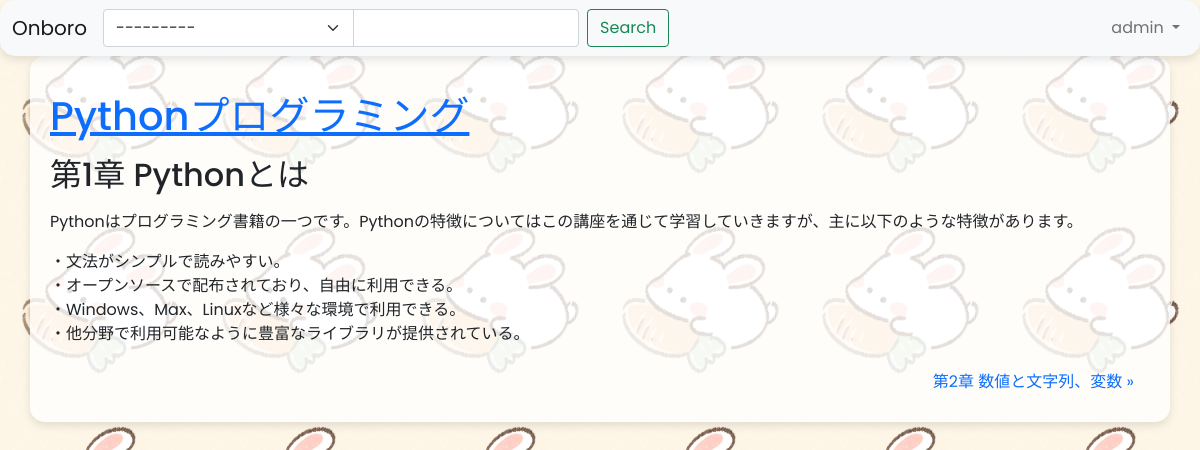
/books/1/chapters/1 (signed in), run on the app's committed database.
### onboro/models.py (models this page shows, shortened)
class User(AbstractUser):
    coin = models.IntegerField(default=0, verbose_name='コイン')
    books = models.ManyToManyField(
        'Book',
        through='TransactionRecord'
    )

class Book(models.Model):
    category = models.ForeignKey(Category, on_delete=models.PROTECT, verbose_name='カテゴリ')
    title = models.CharField(max_length=80, verbose_name='タイトル')
    abstract = models.TextField(verbose_name='概要')
    price = models.PositiveIntegerField(verbose_name='価格')
    published = models.BooleanField('公開')
    image = models.ImageField(upload_to='book_images/', null=True, blank=True, verbose_name='画像')
    class Meta:
        verbose_name = '書籍'
        verbose_name_plural = '書籍'

class Chapter(models.Model):
    book = models.ForeignKey(Book, on_delete=models.CASCADE, verbose_name='書籍')
    number = models.PositiveIntegerField(verbose_name='章番号')
    title = models.CharField(max_length=80, verbose_name='章名')
    body = models.TextField(verbose_name='本文')
    def title_with_number(self):
        return f'第{self.number}章 {self.title}'
    def next_chapter(self):
        return self.book.chapter_set.filter(number=self.number+1).first()
    def prev_chapter(self):
        return self.book.chapter_set.filter(number=self.number-1).first()
    class Meta:
        ordering = ['number']
        verbose_name = '章'
        verbose_name_plural = '章'

### onboro/views.py (the view)
# urls.py: path('books/<int:book_id>/chapters/<int:number>', views.BookChapterView.as_view(), name='book_chapter'),
class BookChapterView(BookSearchMixin, generic.DetailView):
    template_name = 'onboro/book_chapter.html'
    def get(self, request, *args, **kwargs):
        book_id = self.kwargs['book_id']
        if not can_view_chapter(self.request.user, book_id):
            return HttpResponseForbidden()
        return super().get(request, args, kwargs)
    def get_object(self, queryset=None):
        book_id = self.kwargs['book_id']
        number = self.kwargs['number']
        book = get_object_or_404(Book, pk=book_id, published=True)
        chapter = get_object_or_404(book.chapter_set, number=number)
        return chapter
    def get_context_data(self, **kwargs):
        context = super().get_context_data(**kwargs)
        chapter = context['chapter']
        context['book'] = chapter.book
        return context
    pass

### onboro/forms.py
class BookSearchForm(forms.Form):
    category = forms.ModelChoiceField(queryset=Category.objects.all(), required=False)
    word = forms.CharField(required=False, widget=forms.TextInput(attrs={'type': 'search'}))

### onboro/models.py (called while the page is built)
    def __str__(self):
        return self.name

### onboro/views.py (called while the page is built)
def can_view_chapter(user, book_id):
    if user.is_authenticated:
        if user.is_staff:
            return True
        if user.books.filter(pk=book_id).exists():
            return True
    return False

    def get_context_data(self, **kwargs):
        context = super().get_context_data(**kwargs)
        context['search_form'] = BookSearchForm(self.request.GET)
        return context

### onboro/templates/onboro/book_chapter.html (shortened to what this page needs)
{% extends 'onboro/base.html' %}
{% block contents %}
<h1 class="my-3">
    <a href="{% url 'onboro:book_detail' book.pk %}">
        {{ book.title }}
    </a>
</h1>
<h2 class="my-3">{{ chapter.title_with_number }}</h2>
{{ chapter.body|linebreaks }}
<ul class="nav">
    {% with next_chapter=chapter.next_chapter %}
        {% if next_chapter %}
            <li class="nav-item ms-auto">
                <a href="{% url 'onboro:book_chapter' book.id next_chapter.number %}" class="nav-link">
                    {{ next_chapter.title_with_number }} &raquo;
                </a>
            </li>
        {% endif %}
    {% endwith %}
</ul>
{% endblock %}

### onboro/templates/onboro/base.html (shortened to what this page needs)
<!DOCTYPE html>
{% load static %}
{% load widget_tweaks %}
<html>
<head>
    <link rel="stylesheet" href="{% static 'onboro/css/bootstrap.min.css' %}">
    <link rel="stylesheet" href="{% static 'onboro/css/custom.css' %}">
</head>
<body>
    <nav class="navbar navbar-expand-lg navbar-light bg-light">
        <div class="container-fluid">
            <a class="navbar-brand" href="/">Onboro</a>
            <div class="collapse navbar-collapse" id="navbarSupportedContent">
                {% if search_form %}
                    <form class="d-flex" action="{% url 'onboro:book_search' %}" method="get">
                        <div class="input-group">
                            {{ search_form.category|add_class:"form-select" }}
                            {{ search_form.word|add_class:"form-control me-2" }}
                        </div>
                        <button class="btn btn-outline-success" type="submit">Search</button>
                    </form>
                {% endif %}
                <ul class="navbar-nav ms-auto mb-2 mb-lg-0">
                    {% if user.is_authenticated %}
                        <li class="nav-item dropdown">
                            <a class="nav-link dropdown-toggle" href="#" id="navbarDropdown" role="button" data-bs-toggle="dropdown">
                                {{ user.username }}
                            </a>
                        </li>
                    {% endif %}
                </ul>
            </div>
        </div>
    </nav>
    <div class="container">
        {% block contents %}
        {% endblock %}
    </div>
</body>
</html>

### onboro/static/onboro/css/custom.css (style rules this page uses)
body { background-color: #ffe4e1; font-family: 'Poppins', sans-serif; background-image: url("/static/onboro/images/00_rabbit.jpg"); background-repeat: repeat; background-size: 200px 200px; }
.container { border-radius: 15px; padding: 20px; background-color: rgba(255, 255, 255, 0.8); box-shadow: 0 4px 8px rgba(0,0,0,0.1); }
.navbar { border-radius: 15px; box-shadow: 0 4px 8px rgba(0,0,0,0.1); background-color: rgba(255, 255, 255, 0.8); }

### data on the page
User: username "admin"
Book: title "Pythonプログラミング"
Chapter: title_with_number "第1章 Pythonとは", body "Pythonはプログラミング書籍の一つです。Pythonの特徴についてはこの講座を通じて学習していきますが、主に以下のような特徴があります。 ・文法がシンプルで読みやすい。 ・オープンソースで配布されており、自由に利用できる。 ・Windows、Max、Linuxなど様々な環境で利用できる。 ・他分野で利用可能なように豊富なライブラリが提供されている。"
Chapter: title_with_number "第2章 数値と文字列、変数"
